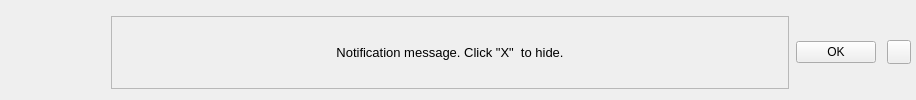
            <widget class="QWidget" name="header" native="true">
             <layout class="QHBoxLayout" name="horizontalLayout_6">
              <property name="spacing">
               <number>0</number>
              </property>
              <property name="leftMargin">
               <number>100</number>
              </property>
              <property name="topMargin">
               <number>5</number>
              </property>
              <property name="rightMargin">
               <number>5</number>
              </property>
              <property name="bottomMargin">
               <number>0</number>
              </property>
              <item>
               <widget class="QCustomSlideMenu" name="notificationSlide" native="true">
                <property name="maximumSize">
                 <size>
                  <width>800</width>
                  <height>16777215</height>
                 </size>
                </property>
                <layout class="QHBoxLayout" name="horizontalLayout_7">
                 <property name="spacing">
                  <number>7</number>
                 </property>
                 <property name="leftMargin">
                  <number>11</number>
                 </property>
                 <property name="topMargin">
                  <number>11</number>
                 </property>
                 <property name="rightMargin">
                  <number>11</number>
                 </property>
                 <property name="bottomMargin">
                  <number>11</number>
                 </property>
                 <item>
                  <widget class="QFrame" name="frame_9">
                   <property name="sizePolicy">
                    <sizepolicy hsizetype="Expanding" vsizetype="Preferred">
                     <horstretch>0</horstretch>
                     <verstretch>0</verstretch>
                    </sizepolicy>
                   </property>
                   <property name="minimumSize">
                    <size>
                     <width>678</width>
                     <height>29</height>
                    </size>
                   </property>
                   <property name="frameShape">
                    <enum>QFrame::StyledPanel</enum>
                   </property>
                   <property name="frameShadow">
                    <enum>QFrame::Raised</enum>
                   </property>
                   <layout class="QVBoxLayout" name="verticalLayout_12">
                    <property name="spacing">
                     <number>3</number>
                    </property>
                    <property name="leftMargin">
                     <number>0</number>
                    </property>
                    <property name="topMargin">
                     <number>0</number>
                    </property>
                    <property name="rightMargin">
                     <number>0</number>
                    </property>
                    <property name="bottomMargin">
                     <number>0</number>
                    </property>
                    <item>
                     <widget class="QLabel" name="notificationTxt">
                      <property name="minimumSize">
                       <size>
                        <width>150</width>
                        <height>0</height>
                       </size>
                      </property>
                      <property name="font">
                       <font>
                        <pointsize>10</pointsize>
                       </font>
                      </property>
                      <property name="text">
                       <string>Notification message. Click &quot;X&quot;  to hide.</string>
                      </property>
                      <property name="alignment">
                       <set>Qt::AlignCenter</set>
                      </property>
                      <property name="wordWrap">
                       <bool>true</bool>
                      </property>
                     </widget>
                    </item>
                   </layout>
                  </widget>
                 </item>
                 <item alignment="Qt::AlignRight">
                  <widget class="QPushButton" name="closeNotification">
                   <property name="text">
                    <string>OK</string>
                   </property>
                   <property name="icon">
                    <iconset resource="../Qss/icons/_icons.qrc">
                     <normaloff>:/feather/icons/feather/check.png</normaloff>:/feather/icons/feather/check.png</iconset>
                   </property>
                  </widget>
                 </item>
                </layout>
               </widget>
              </item>
              <item alignment="Qt::AlignRight">
               <widget class="QPushButton" name="close_window_button">
                <property name="minimumSize">
                 <size>
                  <width>24</width>
                  <height>24</height>
                 </size>
                </property>
                <property name="maximumSize">
                 <size>
                  <width>24</width>
                  <height>24</height>
                 </size>
                </property>
                <property name="cursor">
                 <cursorShape>PointingHandCursor</cursorShape>
                </property>
                <property name="text">
                 <string/>
                </property>
                <property name="icon">
                 <iconset resource="../Qss/icons/_icons.qrc">
                  <normaloff>:/feather/icons/feather/x-circle.png</normaloff>:/feather/icons/feather/x-circle.png</iconset>
                </property>
               </widget>
              </item>
             </layout>
            </widget>
